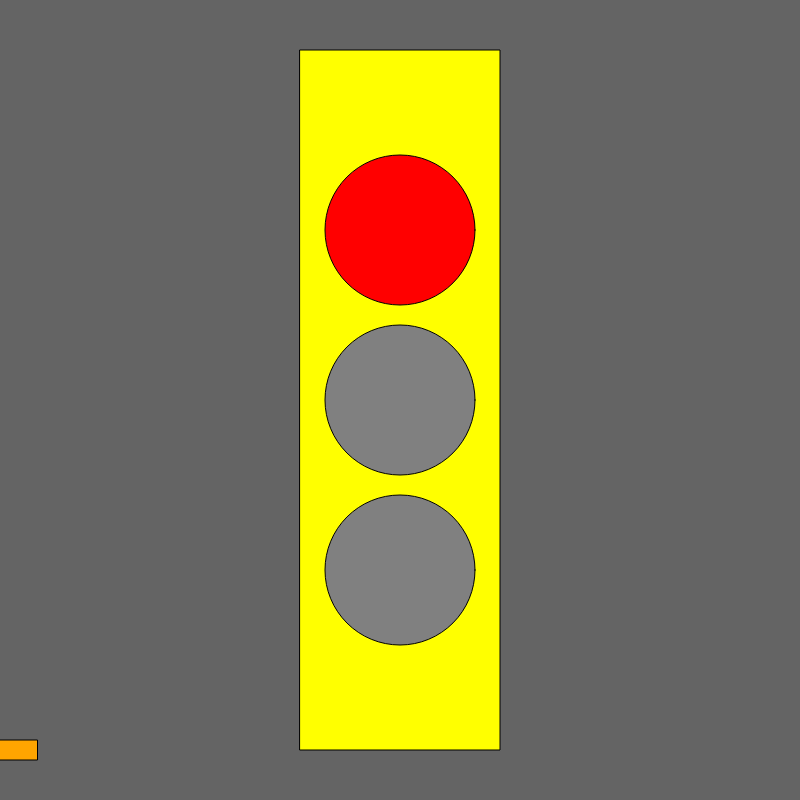
Frame 1 (no input)
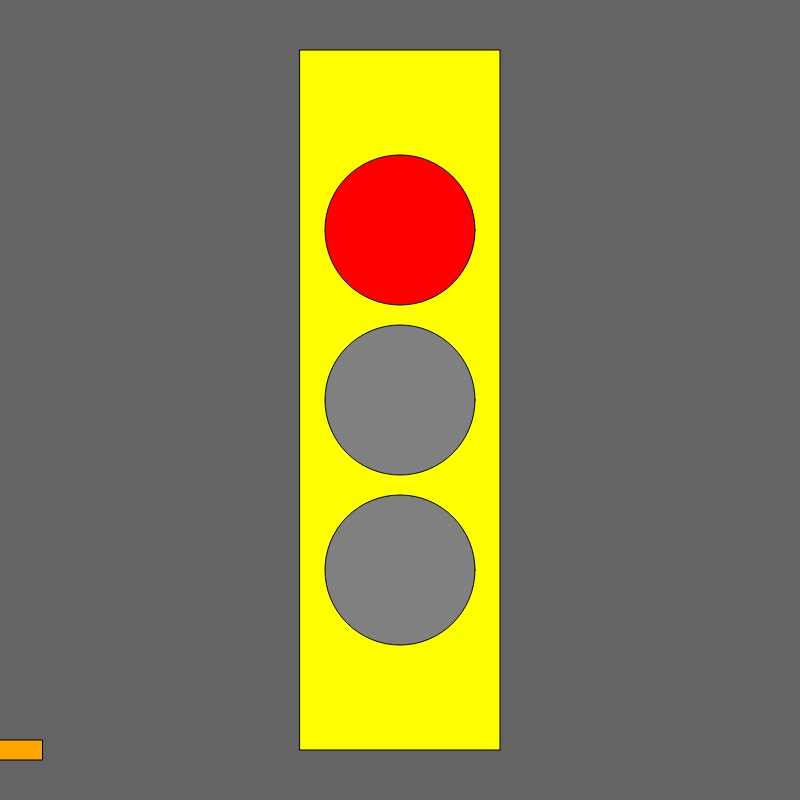
Frame 60 (no input)
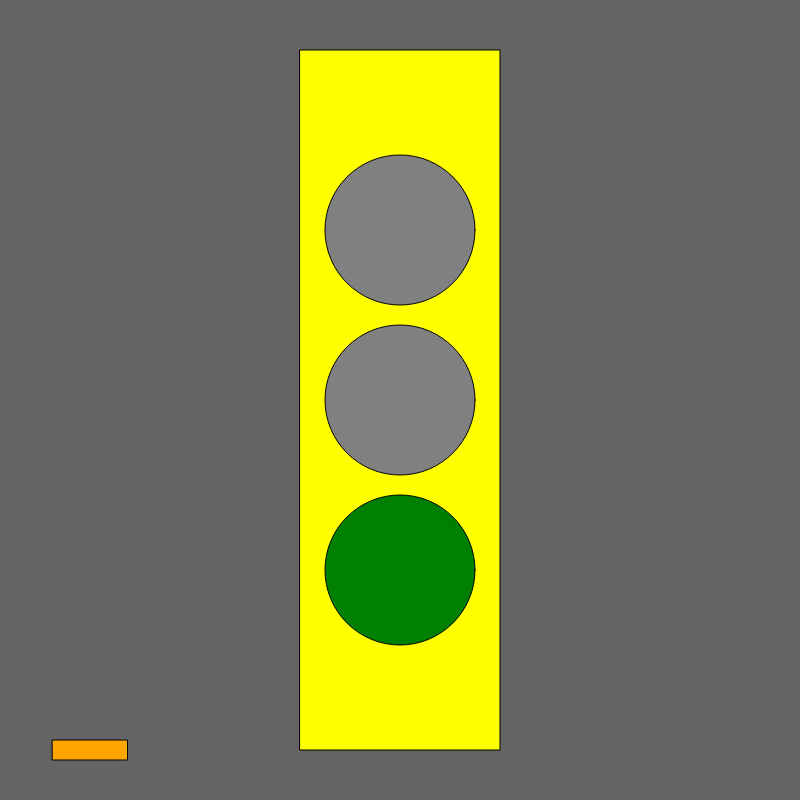
Frame 120 (the mouse pressed at the canvas centre since frame 60)

The p5.js sketch that drew these frames (run headless with seeded random() and noise() and a simulated clock; from frame 60 on, the mouse is pressed at the canvas centre):

// p5.js sketch
// ── sketch.js
let state = 0;
let timer = 0;
let x = 0;
let velocity = 5 ;

function setup() {
  createCanvas(800, 800);
  rectMode(CENTER);
  ellipseMode(CENTER);
}

function draw() {

  background(100);
  fill('yellow');
  rect(width / 2, height / 2, 200, 700);

fill('orange');
rect(x,750,75,20);
x = x + velocity ;
if (x > width) {
  x = 0;
}


switch (state) {


  case 0: //red light
    fill('red');
    ellipse(width / 2, height / 2 - 170, 150, 150);
    fill('grey');
    ellipse(width / 2, height / 2, 150, 150);
    ellipse(width / 2, height / 2 + 170, 150, 150)
    velocity = 0;
    break;

  case 1: //yellow light
    fill('grey');
    ellipse(width / 2, height / 2 - 170, 150, 150);
    ellipse(width / 2, height / 2, 150, 150);
    fill('green');
    ellipse(width / 2, height / 2 + 170, 150, 150)
    velocity = 5;
    break;

  case 2: //green light
    fill('grey');
    ellipse(width / 2, height / 2 - 170, 150, 150);
    fill('yellow');
    ellipse(width / 2, height / 2, 150, 150);
    fill('grey');
    ellipse(width / 2, height / 2 + 170, 150, 150)
    velocity = 2.5;
    break;
  }

timer = timer + 1 ;
if (timer > 100) {
  timer = 0;
  state ++;
  if (state > 2) state = 0;
}

}
  function mouseReleased() {
    state ++;
    if (state > 2) state = 0;
  }
